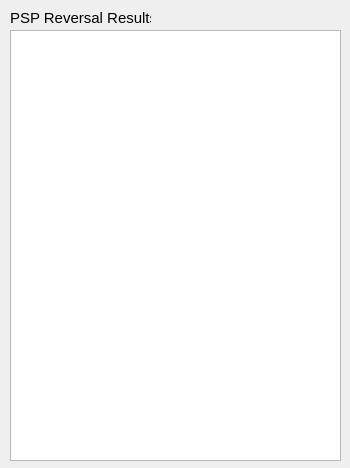
<?xml version="1.0" encoding="UTF-8"?>
<ui version="4.0">
 <class>ResultsDialogBox</class>
 <widget class="QDialog" name="ResultsDialogBox">
  <property name="geometry">
   <rect>
    <x>0</x>
    <y>0</y>
    <width>350</width>
    <height>468</height>
   </rect>
  </property>
  <property name="font">
   <font>
    <pointsize>11</pointsize>
   </font>
  </property>
  <property name="windowTitle">
   <string>Dialog</string>
  </property>
  <widget class="QLabel" name="label">
   <property name="geometry">
    <rect>
     <x>10</x>
     <y>10</y>
     <width>141</width>
     <height>16</height>
    </rect>
   </property>
   <property name="text">
    <string>PSP Reversal Results</string>
   </property>
  </widget>
  <widget class="QTextEdit" name="resultsPSPReversal_text">
   <property name="geometry">
    <rect>
     <x>10</x>
     <y>30</y>
     <width>331</width>
     <height>431</height>
    </rect>
   </property>
   <property name="lineWrapMode">
    <enum>QTextEdit::NoWrap</enum>
   </property>
   <property name="readOnly">
    <bool>true</bool>
   </property>
   <property name="textInteractionFlags">
    <set>Qt::TextSelectableByKeyboard|Qt::TextSelectableByMouse</set>
   </property>
  </widget>
 </widget>
 <resources/>
 <connections/>
</ui>
